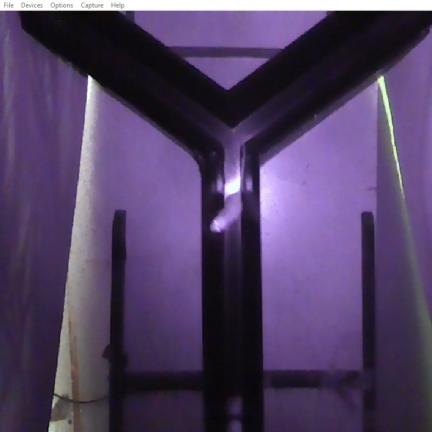
#> input picture app/rodent_sample_images/rodent_sample_images_01.jpg, 432 x 432 px
$ python -i augment.py   (imports and definitions only)
#> lines starting #> are read from the running program, lines starting #| are printed output that depends on the picture
# =============================================================================
#   ____                  ____           _            _
#  |  _ \  ___  ___ _ __ |  _ \ ___   __| | ___ _ __ | |_
#  | | | |/ _ \/ _ \ '_ \| |_) / _ \ / _` |/ _ \ '_ \| __|
#  | |_| |  __/  __/ |_) |  _ < (_) | (_| |  __/ | | | |_
#  |____/ \___|\___| .__/|_| \_\___/ \__,_|\___|_| |_|\__|
#                   |_|
#
#  DeepRodent: A Robust and Generalizable Vision Framework for Automated
#              Rodent Monitoring in Experimental Biology
# -----------------------------------------------------------------------------
#  Author       : Teerapong Panboonyuen
#  Contact      : teerapong.panboonyuen@gmail.com
#  Source Code  : https://github.com/kaopanboonyuen/DeepRodent
#  License      : MIT (see LICENSE)
# =============================================================================
"""
Data augmentation pipeline (Section 4.6):

    I' = T_geo(T_photo(I))

Implements:
    * Random horizontal flip
    * Random rotation (+-30 deg)
    * Scale jittering (0.5 ~ 1.5)
    * HSV color perturbation
    * Motion blur augmentation
"""

from __future__ import annotations

import random
from typing import Dict

import numpy as np

try:
    import cv2
except ImportError:  # pragma: no cover
    cv2 = None


class DeepRodentAugmentor:
    """Composable geometric + photometric augmentation, T_geo(T_photo(I))."""

    def __init__(
        self,
        hflip_p: float = 0.5,
        rotate_deg: float = 30.0,
        scale_range=(0.5, 1.5),
        hsv_gains=(0.015, 0.7, 0.4),
        motion_blur_p: float = 0.2,
        enabled: bool = True,
    ):
        self.hflip_p = hflip_p
        self.rotate_deg = rotate_deg
        self.scale_range = scale_range
        self.hsv_gains = hsv_gains
        self.motion_blur_p = motion_blur_p
        self.enabled = enabled and cv2 is not None

    # ---------------------------------------------------------------- #
    # Photometric transforms: T_photo
    # ---------------------------------------------------------------- #
    def _hsv_perturb(self, image: np.ndarray) -> np.ndarray:
        h_gain, s_gain, v_gain = self.hsv_gains
        hsv = cv2.cvtColor(image, cv2.COLOR_RGB2HSV).astype(np.float32)
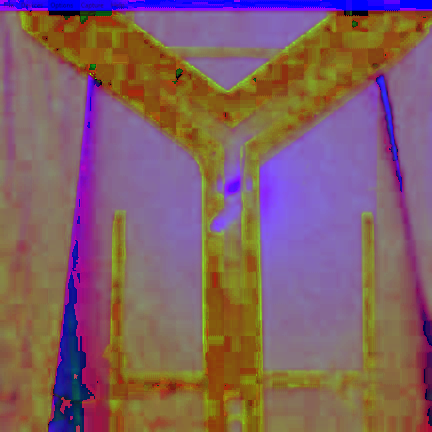
#> hsv: shape (432, 432, 3) float32; mean R, G, B 129.7, 95.4, 100.8
        gains = [
            1 + random.uniform(-h_gain, h_gain),
            1 + random.uniform(-s_gain, s_gain),
            1 + random.uniform(-v_gain, v_gain),
        ]
        hsv[..., 0] = np.clip(hsv[..., 0] * gains[0], 0, 179)
        hsv[..., 1] = np.clip(hsv[..., 1] * gains[1], 0, 255)
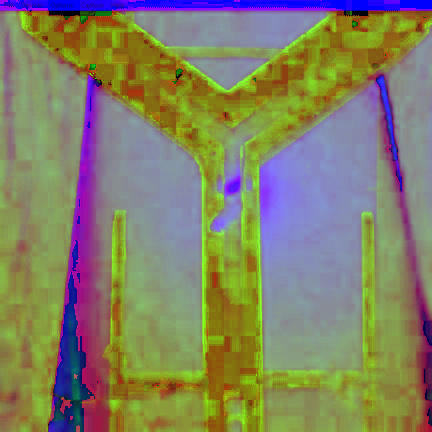
#> hsv: shape (432, 432, 3) float32; mean R, G, B 131, 129.9, 100.8
        hsv[..., 2] = np.clip(hsv[..., 2] * gains[2], 0, 255)
        return cv2.cvtColor(hsv.astype(np.uint8), cv2.COLOR_HSV2RGB)
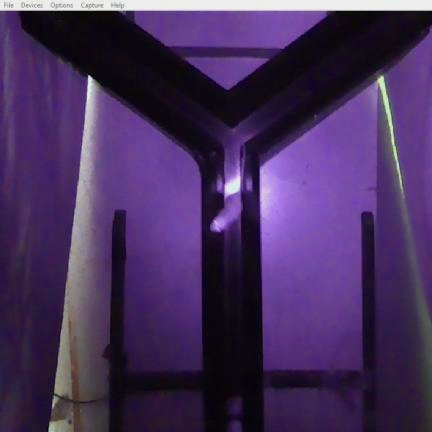
#> returned value: shape (432, 432, 3); mean R, G, B 71, 48.4, 93.3

    # [5 lines left out: function _motion_blur, not called in this run]

    def apply_photometric(self, image: np.ndarray) -> np.ndarray:
        image = self._hsv_perturb(image)
        if random.random() < self.motion_blur_p:
            image = self._motion_blur(image)
        return image

    # ---------------------------------------------------------------- #
    # Geometric transforms: T_geo
    # ---------------------------------------------------------------- #
    # [42 lines left out: functions apply_geometric, __call__, not called in this run]

>>> import cv2
>>> picture = cv2.cvtColor(cv2.imread('../../app/rodent_sample_images/rodent_sample_images_01.jpg'), cv2.COLOR_BGR2RGB)
>>> result = DeepRodentAugmentor().apply_photometric(picture)

$ run again, on app/rodent_sample_images/rodent_sample_images_02.jpg
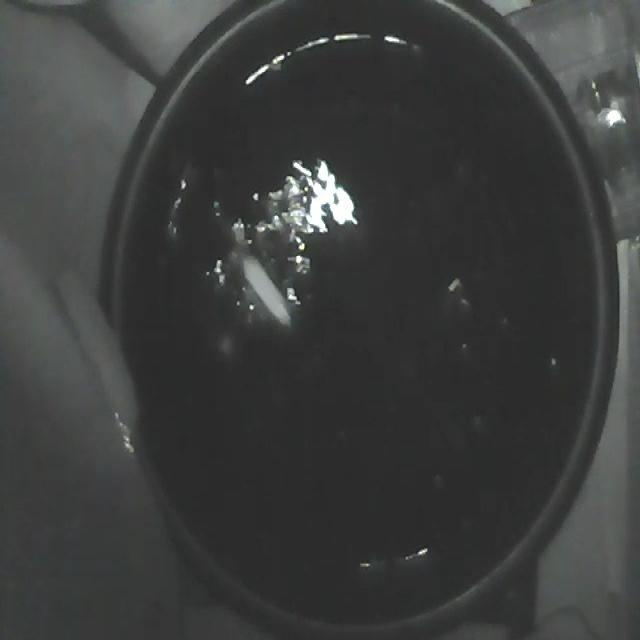
#> input picture app/rodent_sample_images/rodent_sample_images_02.jpg, 640 x 640 px
#> in _hsv_perturb, `hsv = cv2.cvtColor(image, cv2.COLOR_RGB2HSV).astype(np.float32)`:
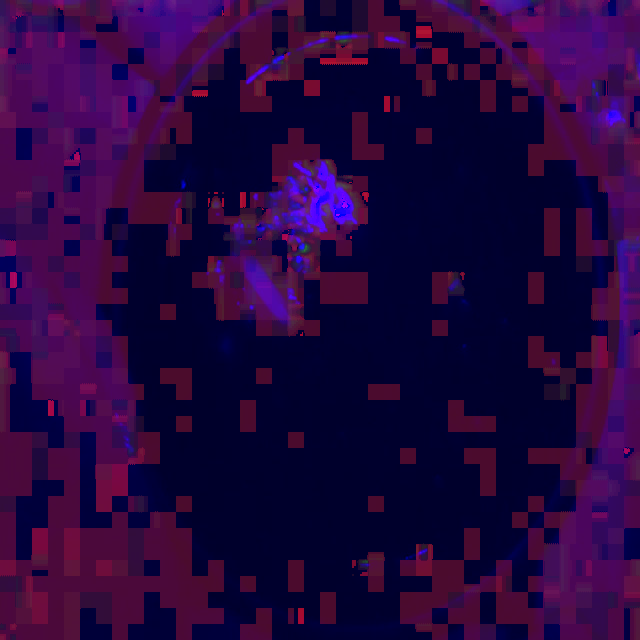
#> hsv: shape (640, 640, 3) float32; mean R, G, B 37.2, 5.5, 62.2

$ run again, on app/rodent_sample_images/rodent_sample_images_03.jpg
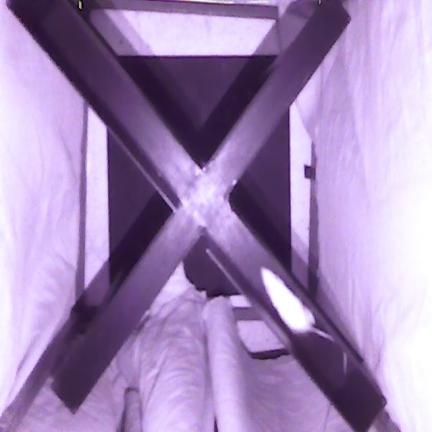
#> input picture app/rodent_sample_images/rodent_sample_images_03.jpg, 432 x 432 px
#> in _hsv_perturb, `hsv[..., 1] = np.clip(hsv[..., 1] * gains[1], 0, 255)`:
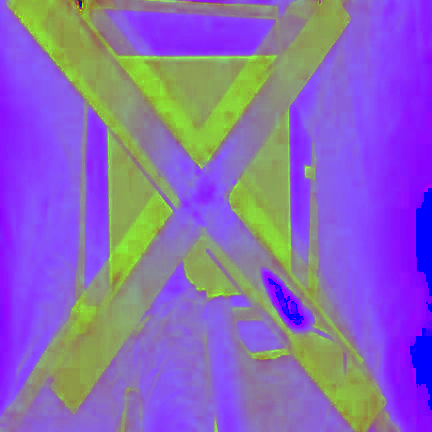
#> hsv: shape (432, 432, 3) float32; mean R, G, B 136.2, 105, 182.8
#> in _hsv_perturb, `return cv2.cvtColor(hsv.astype(np.uint8), cv2.COLOR_HSV2RGB)`:
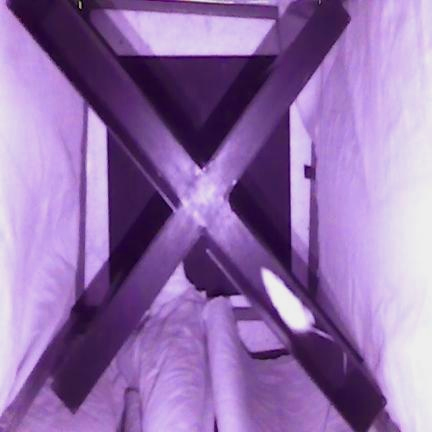
#> returned value: shape (432, 432, 3); mean R, G, B 146.8, 112.7, 170.6
